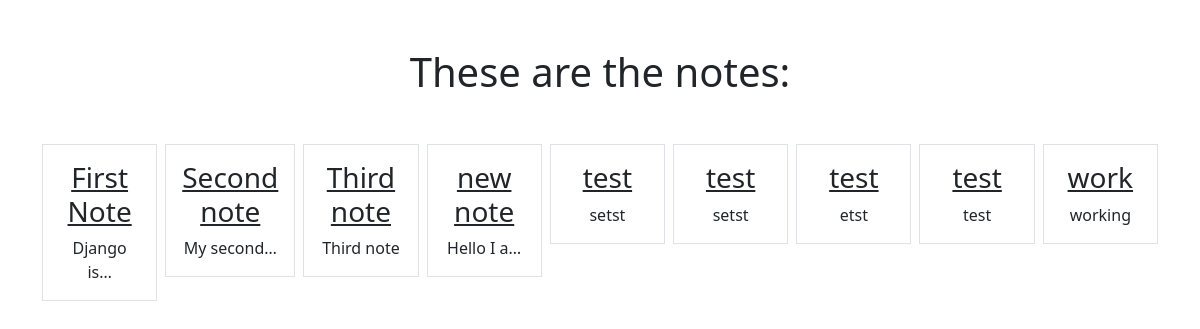
Page /smart/notes (signed in) on the earlier database version.
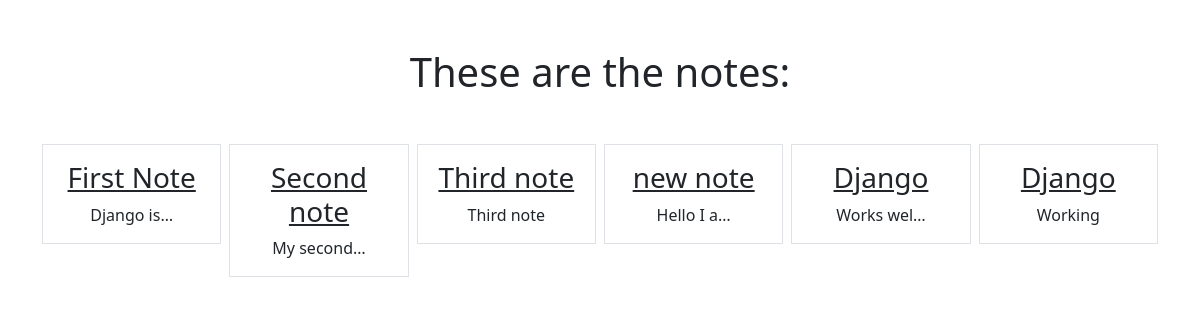
Same page on the later database version.
### notes/models.py (models this page shows)
class Notes(models.Model):
    title = models.CharField(max_length=200)
    notes = models.TextField()
    created = models.DateTimeField(auto_now_add=True)
    likes = models.PositiveSmallIntegerField(default=0)
    user = models.ForeignKey(User, on_delete=models.CASCADE, related_name="notes")
    is_public = models.BooleanField(default=False)

### notes/views.py (the view)
# urls.py: path('notes', views.NoteListView.as_view(), name='notes.list'),
class NoteListView(LoginRequiredMixin, ListView):
    model = Notes
    context_object_name = 'notes'
    template_name = "notes/notes_list.html"
    login_url = "/admin"
    def get_queryset(self):
        return self.request.user.notes.all()

### notes/templates/notes/notes_list.html
{% extends "base.html" %}
{% block content %}
    <h1 class="my-5"> These are the notes:</h1>
        <div class="row row-cols3 g-2">
            {%for note in notes %}
            <div class="col">
                <div class="p-3 border">
                    <a href = "{% url 'notes.detail' pk=note.id %}" class="text-dark text-decoration-non"><h3>{{note.title}}</h3></a>
                    {{note.notes|truncatechars:10}}
                </div>
            </div>
            {% endfor %}
        </div>
{% endblock %}

### static/templates/base.html
{% load static %}
<html>
    <head>
        <link rel = "stylesheet" type="text/css" href="{% static 'css/style.css' %}"/>
        <link href="https://cdn.jsdelivr.net/npm/bootstrap@5.3.3/dist/css/bootstrap.min.css" rel="stylesheet">
    </head>
    <body>
        <div class="my-5 text-center container">
        {% block content %}
        {% endblock %}
    </div>
    </body>
</html>

Differences in the rows shown:
removed Notes: title "test", notes "setst"
removed Notes: title "test", notes "setst"
removed Notes: title "test", notes "etst"
removed Notes: title "test", notes "test"
removed Notes: title "work", notes "working"
added Notes: title "Django", notes "Works wel…"
added Notes: title "Django", notes "Working"
